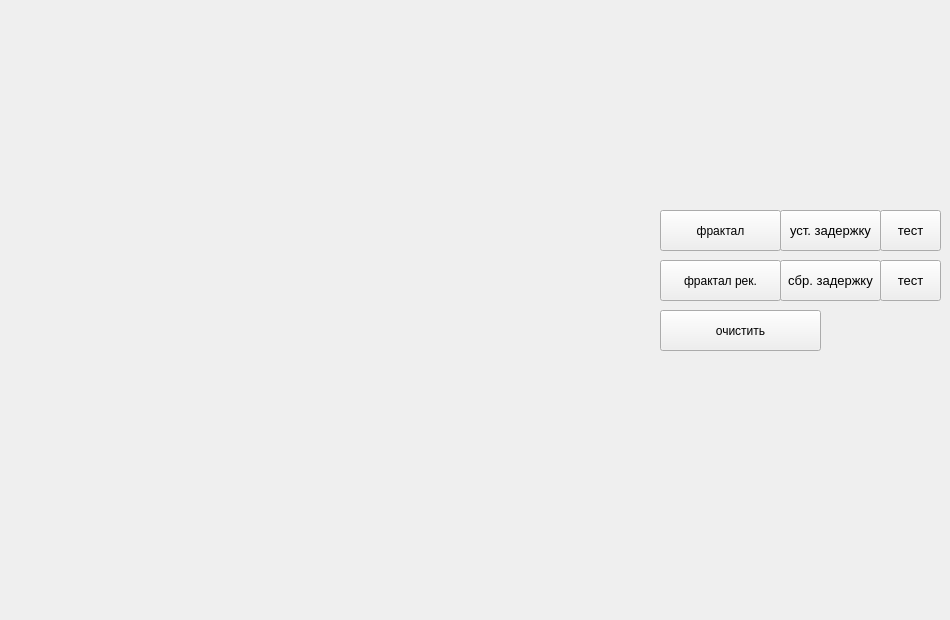
<?xml version="1.0" encoding="UTF-8"?>
<ui version="4.0">
 <class>MainWindow</class>
 <widget class="QMainWindow" name="MainWindow">
  <property name="geometry">
   <rect>
    <x>0</x>
    <y>0</y>
    <width>950</width>
    <height>620</height>
   </rect>
  </property>
  <property name="windowTitle">
   <string>MainWindow</string>
  </property>
  <property name="styleSheet">
   <string notr="true"/>
  </property>
  <widget class="QWidget" name="centralWidget">
   <widget class="QWidget" name="draw_widget" native="true">
    <property name="geometry">
     <rect>
      <x>10</x>
      <y>10</y>
      <width>640</width>
      <height>600</height>
     </rect>
    </property>
   </widget>
   <widget class="QPushButton" name="buttonFractalRec">
    <property name="geometry">
     <rect>
      <x>660</x>
      <y>260</y>
      <width>121</width>
      <height>41</height>
     </rect>
    </property>
    <property name="text">
     <string>фрактал рек.</string>
    </property>
   </widget>
   <widget class="QPushButton" name="buttonClear">
    <property name="geometry">
     <rect>
      <x>660</x>
      <y>310</y>
      <width>161</width>
      <height>41</height>
     </rect>
    </property>
    <property name="text">
     <string>очистить</string>
    </property>
   </widget>
   <widget class="QPushButton" name="buttonFractal">
    <property name="geometry">
     <rect>
      <x>660</x>
      <y>210</y>
      <width>121</width>
      <height>41</height>
     </rect>
    </property>
    <property name="text">
     <string>фрактал</string>
    </property>
   </widget>
   <widget class="QPushButton" name="buttonSetDelay">
    <property name="geometry">
     <rect>
      <x>780</x>
      <y>210</y>
      <width>101</width>
      <height>41</height>
     </rect>
    </property>
    <property name="font">
     <font>
      <pointsize>10</pointsize>
     </font>
    </property>
    <property name="text">
     <string>уст. задержку</string>
    </property>
   </widget>
   <widget class="QPushButton" name="buttonResetDelay">
    <property name="geometry">
     <rect>
      <x>780</x>
      <y>260</y>
      <width>101</width>
      <height>41</height>
     </rect>
    </property>
    <property name="font">
     <font>
      <pointsize>10</pointsize>
     </font>
    </property>
    <property name="text">
     <string>сбр. задержку</string>
    </property>
   </widget>
   <widget class="QPushButton" name="buttonTestFractal">
    <property name="geometry">
     <rect>
      <x>880</x>
      <y>210</y>
      <width>61</width>
      <height>41</height>
     </rect>
    </property>
    <property name="font">
     <font>
      <pointsize>10</pointsize>
     </font>
    </property>
    <property name="text">
     <string>тест</string>
    </property>
   </widget>
   <widget class="QPushButton" name="buttonTestFractalRec">
    <property name="geometry">
     <rect>
      <x>880</x>
      <y>260</y>
      <width>61</width>
      <height>41</height>
     </rect>
    </property>
    <property name="font">
     <font>
      <pointsize>10</pointsize>
     </font>
    </property>
    <property name="text">
     <string>тест</string>
    </property>
   </widget>
   <widget class="QLabel" name="test">
    <property name="geometry">
     <rect>
      <x>830</x>
      <y>180</y>
      <width>101</width>
      <height>31</height>
     </rect>
    </property>
    <property name="text">
     <string/>
    </property>
   </widget>
   <widget class="QLabel" name="testRec">
    <property name="geometry">
     <rect>
      <x>830</x>
      <y>310</y>
      <width>101</width>
      <height>31</height>
     </rect>
    </property>
    <property name="text">
     <string/>
    </property>
   </widget>
  </widget>
 </widget>
 <layoutdefault spacing="6" margin="11"/>
 <resources/>
 <connections/>
</ui>
